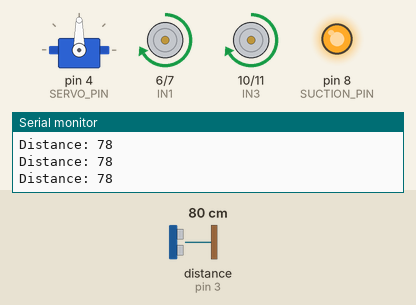
Recording of a sketch running on a simulated Arduino Uno, built with avr-gcc and run on an emulated ATmega328P. Parts: servo, motor-driver pin pairs drawn as motors (green arrow = first pin HIGH = forward, orange = second pin HIGH = backward, longer = more drive, scaled by the enable pin), output pins drawn as LEDs (lit = HIGH), the last lines printed to the serial monitor. Wiring (inferred from the names in the program): ultrasonic range finder: trigger pin 2; echo pin 3. The inputs (shaded band) are chosen by the test bench; at power-on: distance to the obstacle (sensor on pin 3) 80 cm. The echo pulse lasts 58.3 µs per cm; pins used as bus, display or sensor lines are not drawn.

Above: at 1.2 s.
1.3 s: distance to the obstacle (sensor on pin 3) set to 25 cm
2.8 s: distance to the obstacle (sensor on pin 3) set to 19 cm
At 3.24 s:
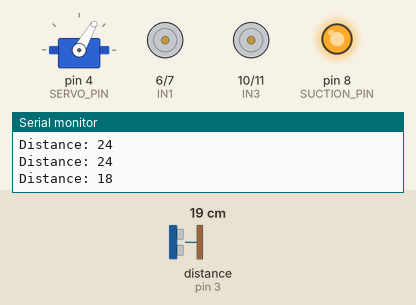
At 4.0 s:
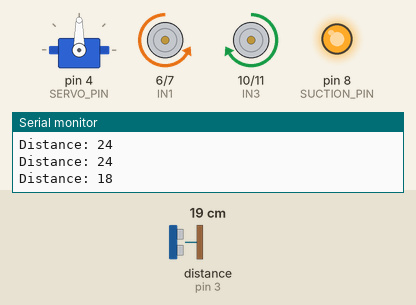
Timing chart, 0 to 11.8 s (numbered marks = the images above; inputs shaded):
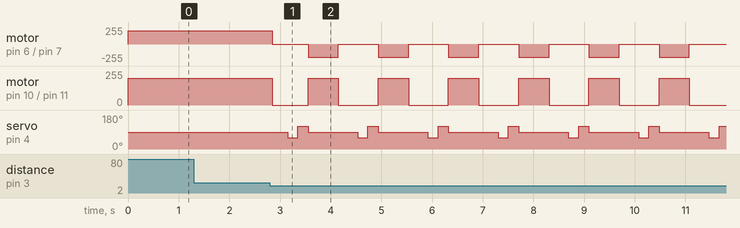

The sketch:

robotic_vacuum.ino
```cpp
// Robotic Vacuum Cleaner – Autonomous Navigation
// By Mittul Agarwal

#include <Servo.h>

// Motor driver pins (L298N)
int ENA = 5;      // Left motor speed
int IN1 = 6;      // Left motor direction 1
int IN2 = 7;      // Left motor direction 2
int ENB = 9;      // Right motor speed
int IN3 = 10;     // Right motor direction 1
int IN4 = 11;     // Right motor direction 2

// Ultrasonic sensor pins
int trigPin = 2;
int echoPin = 3;

// Suction motor (through relay / MOSFET)
int SUCTION_PIN = 8;

// Servo for sensor / nozzle
Servo headServo;
int SERVO_PIN = 4;

long duration;
int distance;

void setup() {
  Serial.begin(9600);

  // Motor pins
  pinMode(ENA, OUTPUT);
  pinMode(IN1, OUTPUT);
  pinMode(IN2, OUTPUT);
  pinMode(ENB, OUTPUT);
  pinMode(IN3, OUTPUT);
  pinMode(IN4, OUTPUT);

  // Ultrasonic
  pinMode(trigPin, OUTPUT);
  pinMode(echoPin, INPUT);

  // Suction motor
  pinMode(SUCTION_PIN, OUTPUT);
  digitalWrite(SUCTION_PIN, HIGH);   // suction ON all the time

  // Servo
  headServo.attach(SERVO_PIN);
  headServo.write(90);               // center position
}

void loop() {
  distance = getDistance();

  Serial.print("Distance: ");
  Serial.println(distance);

  if (distance <= 20) {
    // Obstacle very close → stop and decide turn
    stopMotors();
    delay(300);

    // Small servo scan (optional)
    headServo.write(60);
    delay(200);
    int leftDist = getDistance();

    headServo.write(120);
    delay(200);
    int rightDist = getDistance();

    headServo.write(90); // back to center

    // Turn towards side with more space
    if (rightDist > leftDist) {
      turnRight();
    } else {
      turnLeft();
    }

    delay(600);
    stopMotors();
  } else {
    moveForward();
  }

  delay(80);
}

// ---- distance function ----
int getDistance() {
  digitalWrite(trigPin, LOW);
  delayMicroseconds(2);
  digitalWrite(trigPin, HIGH);
  delayMicroseconds(10);
  digitalWrite(trigPin, LOW);

  duration = pulseIn(echoPin, HIGH);
  return duration * 0.034 / 2;  // cm
}

// ---- movement functions ----
void moveForward() {
  digitalWrite(IN1, HIGH);
  digitalWrite(IN2, LOW);
  digitalWrite(IN3, HIGH);
  digitalWrite(IN4, LOW);
  analogWrite(ENA, 200);
  analogWrite(ENB, 200);
}

void moveBackward() {
  digitalWrite(IN1, LOW);
  digitalWrite(IN2, HIGH);
  digitalWrite(IN3, LOW);
  digitalWrite(IN4, HIGH);
  analogWrite(ENA, 200);
  analogWrite(ENB, 200);
}

void turnRight() {
  // left motor forward, right motor backward
  digitalWrite(IN1, HIGH);
  digitalWrite(IN2, LOW);
  digitalWrite(IN3, LOW);
  digitalWrite(IN4, HIGH);
  analogWrite(ENA, 200);
  analogWrite(ENB, 200);
}

void turnLeft() {
  // left motor backward, right motor forward
  digitalWrite(IN1, LOW);
  digitalWrite(IN2, HIGH);
  digitalWrite(IN3, HIGH);
  digitalWrite(IN4, LOW);
  analogWrite(ENA, 200);
  analogWrite(ENB, 200);
}

void stopMotors() {
  analogWrite(ENA, 0);
  analogWrite(ENB, 0);
}
```

Measured:
- the behaviour switches between 22 and 21 cm on distance to the obstacle (sensor on pin 3) (found by bisection; images 0 and 1)
- after the input at 2.8 s, motor on pin 6 (IN1) / pin 7 (IN2): alternates backward 200/255 for 0.60 s and stopped for 0.79 s, starting after 0.05 s; motor on pin 10 (IN3) / pin 11 (IN4): alternates forward 200/255 for 0.60 s and stopped for 0.79 s, starting after 0.05 s
